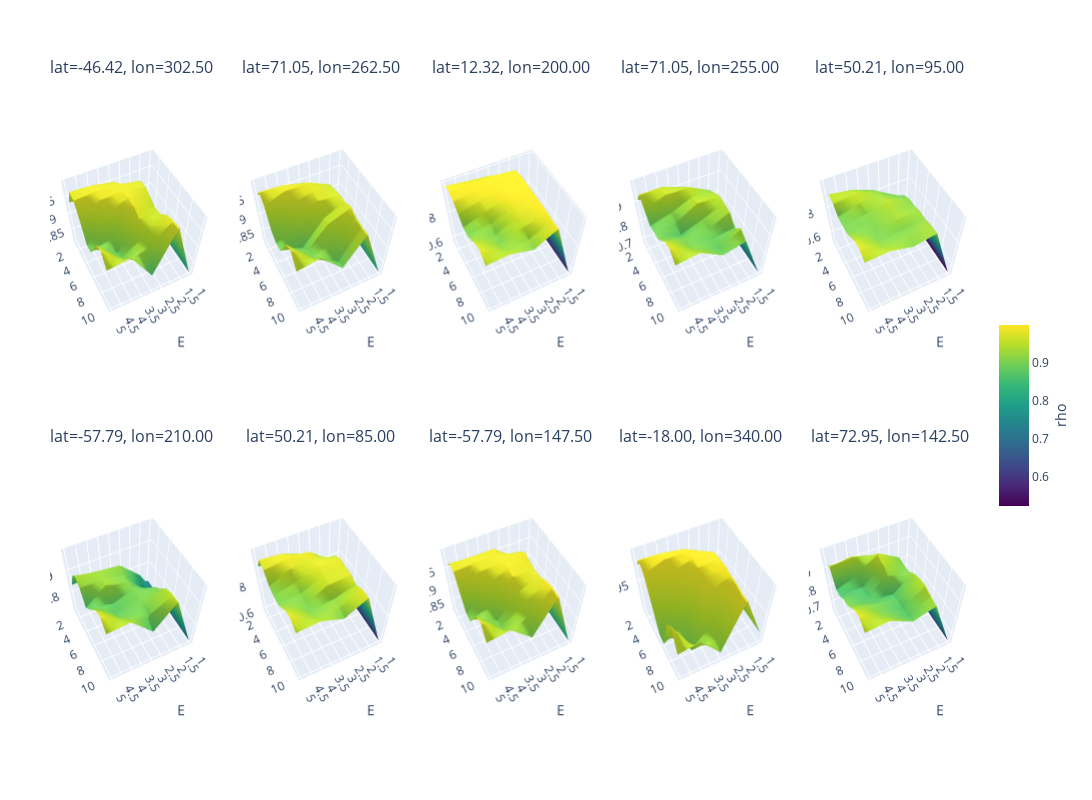

Notebook source saved alongside this figure:
### Code cell
import xarray as xr
import pandas as pd
import numpy as np
import random

import plotly.graph_objects as go
from plotly.subplots import make_subplots

from pyEDM import EmbedDimension


nlat = ds_sat.sizes["lat"]
nlon = ds_sat.sizes["lon"]
ages = ds_sat["age"].values  # keep track of the ages

# ---------------------------------------------------------------------
# 2. Randomly select 10 (lat, lon) grid points
# ---------------------------------------------------------------------
all_pairs = [(ilat, ilon) for ilat in range(nlat) for ilon in range(nlon)]
random_pairs = random.sample(all_pairs, 10)  # pick 10 unique (ilat, ilon)

results_list = []  # will be a list of (ilat, ilon, E_axis, Tau_axis, RhoMatrix)

for idx, (ilat, ilon) in enumerate(random_pairs):
    # Extract local sat time series
    sat_ts = ds_sat["sat"].isel(lat=ilat, lon=ilon).values

    df_tmp = pd.DataFrame({
        "Time": ages*-1,
        "pre": df_pre["pre"],  # predictor
        "sat": sat_ts          # target to predict
    })

    # We'll store a 2D array of shape (5,10) for E=1..5, tau=1..10
    RhoMatrix = np.zeros((5, 10))

    # For each tau in 1..10, call EmbedDimension once with maxE=5 and Tp=tau
    for tau in range(1, 11):
        edm_out = EmbedDimension(
            dataFrame=df_tmp,
            columns="sat",
            target="pre",
            maxE=5,          # We'll evaluate E=1..5
            tau=tau,
            Tp=0,
            lib="1 120",     # Entire time series, adapt if needed
            pred="1 120",
            showPlot=False,  # We'll handle plotting ourselves
        )

        for e_row in edm_out.itertuples():
            e_val = e_row.E     # 1..5
            rho_val = e_row.rho
            RhoMatrix[int(e_val - 1), int(tau - 1)] = rho_val

    # Axis values for plotting
    E_axis = np.arange(1, 6)     # E = 1..5
    Tau_axis = np.arange(1, 11)  # tau = 1..10

    # Save the result for this grid point
    results_list.append((ilat, ilon, E_axis, Tau_axis, RhoMatrix))

# ---------------------------------------------------------------------
# Compute global min and max for all RhoMatrix values
# ---------------------------------------------------------------------
global_min = min(np.min(RhoMatrix) for _, _, _, _, RhoMatrix in results_list)
global_max = max(np.max(RhoMatrix) for _, _, _, _, RhoMatrix in results_list)

# ---------------------------------------------------------------------
# 4. Make a 3D surface plot for each of the 10 results using Plotly subplots
# ---------------------------------------------------------------------

# Create subplot titles using true latitude and longitude values
subplot_titles = [
    f"lat={ds_sat['lat'].values[r[0]]:.2f}, lon={ds_sat['lon'].values[r[1]]:.2f}"
    for r in results_list
]

# Create a 2x5 grid of 3D subplots with adjusted spacing
fig = make_subplots(
    rows=2, cols=5,
    specs=[[{"type": "surface"}]*5, [{"type": "surface"}]*5],
    subplot_titles=subplot_titles,
    horizontal_spacing=0.03,  # reduce horizontal spacing
    vertical_spacing=0.1      # reduce vertical spacing
)

# Add each surface plot trace to its respective subplot
for i, (ilat, ilon, E_axis, Tau_axis, RhoMatrix) in enumerate(results_list):
    E_grid, Tau_grid = np.meshgrid(E_axis, Tau_axis, indexing='ij')
    row = (i // 5) + 1
    col = (i % 5) + 1

    # For a common colorbar, all surfaces use the same color range.
    # We enable the colorbar (showscale=True) only for the first trace.
    surf = go.Surface(
        x=E_grid,       # E dimension
        y=Tau_grid,     # tau dimension
        z=RhoMatrix,    # rho values
        colorscale="Viridis",
        cmin=global_min,
        cmax=global_max,
        showscale=True if i == 0 else False,
        # Customize the colorbar for the first subplot
        colorbar=dict(
            title="rho",
            titleside="right",
            x=1.02,  
            # adjust the shrink ratio to make the colorbar shorter
            len=0.3
        ) if i == 0 else None
    )

    fig.add_trace(surf, row=row, col=col)

# Update overall layout with adjusted margins for better label visibility
fig.update_layout(
    height=800,
    width=1400,
    margin=dict(l=50, r=50, t=80, b=50),
)

# ---------------------------------------------------------------------
# 3. Adjust the viewing angle (camera) for each subplot
# ---------------------------------------------------------------------
# Loop over each subplot scene and set the camera view.
# Note: The first scene is named 'scene', and subsequent ones as 'scene2', 'scene3', etc.
for i in range(1, len(results_list)+1):
    scene_id = f'scene{i}' if i > 1 else 'scene'
    fig.layout[scene_id].update(
        xaxis_title="E",
        yaxis_title="tau",
        zaxis_title="rho",
        camera=dict(
            eye=dict(x=1, y=2, z=3)  
        )
    )

fig.show()

### Figure 1 — Plotly figure (JSON) as saved in the notebook; plotly's stock layout.template omitted (floating-point values rounded to 4 significant figures)
{"data": [{"cmax": 0.9989, "cmin": 0.526, "colorbar": {"len": 0.3, "title": {"side": "right", "text": "rho"}, "x": 1.02}, "colorscale": [[0, "#440154"], [0.1111, "#482878"], [0.2222, "#3e4989"], [0.3333, "#31688e"], [0.4444, "#26828e"], [0.5556, "#1f9e89"], [0.6667, "#35b779"], [0.7778, "#6ece58"], [0.8889, "#b5de2b"], [1, "#fde725"]], "scene": "scene", "showscale": true, "type": "surface", "x": [[1, 1, 1, 1, 1, 1, 1, 1, 1, 1], [2, 2, 2, 2, 2, 2, 2, 2, 2, 2], [3, 3, 3, 3, 3, 3, 3, 3, 3, 3], [4, 4, 4, 4, 4, 4, 4, 4, 4, 4], [5, 5, 5, 5, 5, 5, 5, 5, 5, 5]], "y": [[1, 2, 3, 4, 5, 6, 7, 8, 9, 10], [1, 2, 3, 4, 5, 6, 7, 8, 9, 10], [1, 2, 3, 4, 5, 6, 7, 8, 9, 10], [1, 2, 3, 4, 5, 6, 7, 8, 9, 10], [1, 2, 3, 4, 5, 6, 7, 8, 9, 10]], "z": [[0.8123, 0.8123, 0.8123, 0.8123, 0.8123, 0.8123, 0.8123, 0.8123, 0.8123, 0.8123], [0.8357, 0.9258, 0.9695, 0.9715, 0.963, 0.9536, 0.9566, 0.9757, 0.9821, 0.9855], [0.8817, 0.9688, 0.98, 0.9834, 0.985, 0.9813, 0.9669, 0.9437, 0.9258, 0.8652], [0.9259, 0.9799, 0.9842, 0.9798, 0.9561, 0.9153, 0.8911, 0.8948, 0.9233, 0.9552], [0.9362, 0.9833, 0.9786, 0.9424, 0.8953, 0.8965, 0.9333, 0.9703, 0.9785, 0.9481]]}, {"cmax": 0.9989, "cmin": 0.526, "colorscale": [[0, "#440154"], [0.1111, "#482878"], [0.2222, "#3e4989"], [0.3333, "#31688e"], [0.4444, "#26828e"], [0.5556, "#1f9e89"], [0.6667, "#35b779"], [0.7778, "#6ece58"], [0.8889, "#b5de2b"], [1, "#fde725"]], "scene": "scene2", "showscale": false, "type": "surface", "x": [[1, 1, 1, 1, 1, 1, 1, 1, 1, 1], [2, 2, 2, 2, 2, 2, 2, 2, 2, 2], [3, 3, 3, 3, 3, 3, 3, 3, 3, 3], [4, 4, 4, 4, 4, 4, 4, 4, 4, 4], [5, 5, 5, 5, 5, 5, 5, 5, 5, 5]], "y": [[1, 2, 3, 4, 5, 6, 7, 8, 9, 10], [1, 2, 3, 4, 5, 6, 7, 8, 9, 10], [1, 2, 3, 4, 5, 6, 7, 8, 9, 10], [1, 2, 3, 4, 5, 6, 7, 8, 9, 10], [1, 2, 3, 4, 5, 6, 7, 8, 9, 10]], "z": [[0.817, 0.817, 0.817, 0.817, 0.817, 0.817, 0.817, 0.817, 0.817, 0.817], [0.8725, 0.9355, 0.9574, 0.9621, 0.9655, 0.9663, 0.9738, 0.9663, 0.9637, 0.9644], [0.9291, 0.9644, 0.9816, 0.9785, 0.9718, 0.9442, 0.9508, 0.9203, 0.8853, 0.8925], [0.9425, 0.9764, 0.9823, 0.9623, 0.9344, 0.884, 0.9001, 0.9039, 0.9241, 0.9534], [0.9553, 0.98, 0.9607, 0.9153, 0.9006, 0.9029, 0.9331, 0.9695, 0.9797, 0.9436]]}, {"cmax": 0.9989, "cmin": 0.526, "colorscale": [[0, "#440154"], [0.1111, "#482878"], [0.2222, "#3e4989"], [0.3333, "#31688e"], [0.4444, "#26828e"], [0.5556, "#1f9e89"], [0.6667, "#35b779"], [0.7778, "#6ece58"], [0.8889, "#b5de2b"], [1, "#fde725"]], "scene": "scene3", "showscale": false, "type": "surface", "x": [[1, 1, 1, 1, 1, 1, 1, 1, 1, 1], [2, 2, 2, 2, 2, 2, 2, 2, 2, 2], [3, 3, 3, 3, 3, 3, 3, 3, 3, 3], [4, 4, 4, 4, 4, 4, 4, 4, 4, 4], [5, 5, 5, 5, 5, 5, 5, 5, 5, 5]], "y": [[1, 2, 3, 4, 5, 6, 7, 8, 9, 10], [1, 2, 3, 4, 5, 6, 7, 8, 9, 10], [1, 2, 3, 4, 5, 6, 7, 8, 9, 10], [1, 2, 3, 4, 5, 6, 7, 8, 9, 10], [1, 2, 3, 4, 5, 6, 7, 8, 9, 10]], "z": [[0.578, 0.578, 0.578, 0.578, 0.578, 0.578, 0.578, 0.578, 0.578, 0.578], [0.8615, 0.9843, 0.9966, 0.9978, 0.9977, 0.997, 0.9972, 0.9956, 0.9903, 0.9912], [0.9552, 0.9979, 0.9989, 0.9971, 0.993, 0.9816, 0.9698, 0.9539, 0.9227, 0.9134], [0.9689, 0.9987, 0.9949, 0.9823, 0.9594, 0.9267, 0.9038, 0.9054, 0.9242, 0.9525], [0.987, 0.9971, 0.9812, 0.9464, 0.9061, 0.9036, 0.934, 0.9697, 0.9803, 0.9446]]}, {"cmax": 0.9989, "cmin": 0.526, "colorscale": [[0, "#440154"], [0.1111, "#482878"], [0.2222, "#3e4989"], [0.3333, "#31688e"], [0.4444, "#26828e"], [0.5556, "#1f9e89"], [0.6667, "#35b779"], [0.7778, "#6ece58"], [0.8889, "#b5de2b"], [1, "#fde725"]], "scene": "scene4", "showscale": false, "type": "surface", "x": [[1, 1, 1, 1, 1, 1, 1, 1, 1, 1], [2, 2, 2, 2, 2, 2, 2, 2, 2, 2], [3, 3, 3, 3, 3, 3, 3, 3, 3, 3], [4, 4, 4, 4, 4, 4, 4, 4, 4, 4], [5, 5, 5, 5, 5, 5, 5, 5, 5, 5]], "y": [[1, 2, 3, 4, 5, 6, 7, 8, 9, 10], [1, 2, 3, 4, 5, 6, 7, 8, 9, 10], [1, 2, 3, 4, 5, 6, 7, 8, 9, 10], [1, 2, 3, 4, 5, 6, 7, 8, 9, 10], [1, 2, 3, 4, 5, 6, 7, 8, 9, 10]], "z": [[0.691, 0.691, 0.691, 0.691, 0.691, 0.691, 0.691, 0.691, 0.691, 0.691], [0.8018, 0.851, 0.9107, 0.9299, 0.9469, 0.9443, 0.9396, 0.899, 0.9386, 0.9154], [0.856, 0.9299, 0.9592, 0.9435, 0.9525, 0.9137, 0.8992, 0.8883, 0.8832, 0.8933], [0.8781, 0.9629, 0.9595, 0.915, 0.8974, 0.8732, 0.8992, 0.9036, 0.9241, 0.9542], [0.909, 0.9646, 0.9268, 0.8871, 0.8975, 0.9023, 0.9332, 0.9696, 0.9796, 0.9446]]}, {"cmax": 0.9989, "cmin": 0.526, "colorscale": [[0, "#440154"], [0.1111, "#482878"], [0.2222, "#3e4989"], [0.3333, "#31688e"], [0.4444, "#26828e"], [0.5556, "#1f9e89"], [0.6667, "#35b779"], [0.7778, "#6ece58"], [0.8889, "#b5de2b"], [1, "#fde725"]], "scene": "scene5", "showscale": false, "type": "surface", "x": [[1, 1, 1, 1, 1, 1, 1, 1, 1, 1], [2, 2, 2, 2, 2, 2, 2, 2, 2, 2], [3, 3, 3, 3, 3, 3, 3, 3, 3, 3], [4, 4, 4, 4, 4, 4, 4, 4, 4, 4], [5, 5, 5, 5, 5, 5, 5, 5, 5, 5]], "y": [[1, 2, 3, 4, 5, 6, 7, 8, 9, 10], [1, 2, 3, 4, 5, 6, 7, 8, 9, 10], [1, 2, 3, 4, 5, 6, 7, 8, 9, 10], [1, 2, 3, 4, 5, 6, 7, 8, 9, 10], [1, 2, 3, 4, 5, 6, 7, 8, 9, 10]], "z": [[0.526, 0.526, 0.526, 0.526, 0.526, 0.526, 0.526, 0.526, 0.526, 0.526], [0.7166, 0.7805, 0.829, 0.8839, 0.9098, 0.9117, 0.9259, 0.9238, 0.9361, 0.9375], [0.8124, 0.8787, 0.9191, 0.9297, 0.9469, 0.9374, 0.9323, 0.9052, 0.9157, 0.9113], [0.8572, 0.9341, 0.9597, 0.945, 0.9126, 0.9069, 0.9027, 0.9055, 0.9239, 0.953], [0.9052, 0.9572, 0.9444, 0.9008, 0.8999, 0.9037, 0.9334, 0.9696, 0.9799, 0.9458]]}, {"cmax": 0.9989, "cmin": 0.526, "colorscale": [[0, "#440154"], [0.1111, "#482878"], [0.2222, "#3e4989"], [0.3333, "#31688e"], [0.4444, "#26828e"], [0.5556, "#1f9e89"], [0.6667, "#35b779"], [0.7778, "#6ece58"], [0.8889, "#b5de2b"], [1, "#fde725"]], "scene": "scene6", "showscale": false, "type": "surface", "x": [[1, 1, 1, 1, 1, 1, 1, 1, 1, 1], [2, 2, 2, 2, 2, 2, 2, 2, 2, 2], [3, 3, 3, 3, 3, 3, 3, 3, 3, 3], [4, 4, 4, 4, 4, 4, 4, 4, 4, 4], [5, 5, 5, 5, 5, 5, 5, 5, 5, 5]], "y": [[1, 2, 3, 4, 5, 6, 7, 8, 9, 10], [1, 2, 3, 4, 5, 6, 7, 8, 9, 10], [1, 2, 3, 4, 5, 6, 7, 8, 9, 10], [1, 2, 3, 4, 5, 6, 7, 8, 9, 10], [1, 2, 3, 4, 5, 6, 7, 8, 9, 10]], "z": [[0.7103, 0.7103, 0.7103, 0.7103, 0.7103, 0.7103, 0.7103, 0.7103, 0.7103, 0.7103], [0.7472, 0.7936, 0.8416, 0.7941, 0.8303, 0.8824, 0.9083, 0.9425, 0.9527, 0.9544], [0.7581, 0.867, 0.9189, 0.9074, 0.9078, 0.9052, 0.9023, 0.9007, 0.8919, 0.8595], [0.841, 0.8923, 0.9286, 0.928, 0.9319, 0.8816, 0.8776, 0.8936, 0.9242, 0.9513], [0.8376, 0.9116, 0.9401, 0.9195, 0.8686, 0.8972, 0.9337, 0.9688, 0.9796, 0.9452]]}, {"cmax": 0.9989, "cmin": 0.526, "colorscale": [[0, "#440154"], [0.1111, "#482878"], [0.2222, "#3e4989"], [0.3333, "#31688e"], [0.4444, "#26828e"], [0.5556, "#1f9e89"], [0.6667, "#35b779"], [0.7778, "#6ece58"], [0.8889, "#b5de2b"], [1, "#fde725"]], "scene": "scene7", "showscale": false, "type": "surface", "x": [[1, 1, 1, 1, 1, 1, 1, 1, 1, 1], [2, 2, 2, 2, 2, 2, 2, 2, 2, 2], [3, 3, 3, 3, 3, 3, 3, 3, 3, 3], [4, 4, 4, 4, 4, 4, 4, 4, 4, 4], [5, 5, 5, 5, 5, 5, 5, 5, 5, 5]], "y": [[1, 2, 3, 4, 5, 6, 7, 8, 9, 10], [1, 2, 3, 4, 5, 6, 7, 8, 9, 10], [1, 2, 3, 4, 5, 6, 7, 8, 9, 10], [1, 2, 3, 4, 5, 6, 7, 8, 9, 10], [1, 2, 3, 4, 5, 6, 7, 8, 9, 10]], "z": [[0.6003, 0.6003, 0.6003, 0.6003, 0.6003, 0.6003, 0.6003, 0.6003, 0.6003, 0.6003], [0.7892, 0.8093, 0.89, 0.9527, 0.9773, 0.9719, 0.9717, 0.9533, 0.9781, 0.9755], [0.8403, 0.9297, 0.9819, 0.9753, 0.9801, 0.9707, 0.9624, 0.9196, 0.9263, 0.9056], [0.8789, 0.9755, 0.9873, 0.9726, 0.9392, 0.9138, 0.9035, 0.9051, 0.9238, 0.9537], [0.9046, 0.9852, 0.9662, 0.9192, 0.9035, 0.9036, 0.9334, 0.9696, 0.9799, 0.9451]]}, {"cmax": 0.9989, "cmin": 0.526, "colorscale": [[0, "#440154"], [0.1111, "#482878"], [0.2222, "#3e4989"], [0.3333, "#31688e"], [0.4444, "#26828e"], [0.5556, "#1f9e89"], [0.6667, "#35b779"], [0.7778, "#6ece58"], [0.8889, "#b5de2b"], [1, "#fde725"]], "scene": "scene8", "showscale": false, "type": "surface", "x": [[1, 1, 1, 1, 1, 1, 1, 1, 1, 1], [2, 2, 2, 2, 2, 2, 2, 2, 2, 2], [3, 3, 3, 3, 3, 3, 3, 3, 3, 3], [4, 4, 4, 4, 4, 4, 4, 4, 4, 4], [5, 5, 5, 5, 5, 5, 5, 5, 5, 5]], "y": [[1, 2, 3, 4, 5, 6, 7, 8, 9, 10], [1, 2, 3, 4, 5, 6, 7, 8, 9, 10], [1, 2, 3, 4, 5, 6, 7, 8, 9, 10], [1, 2, 3, 4, 5, 6, 7, 8, 9, 10], [1, 2, 3, 4, 5, 6, 7, 8, 9, 10]], "z": [[0.8203, 0.8203, 0.8203, 0.8203, 0.8203, 0.8203, 0.8203, 0.8203, 0.8203, 0.8203], [0.8953, 0.936, 0.9711, 0.9872, 0.9812, 0.9773, 0.9797, 0.9892, 0.9934, 0.9922], [0.9198, 0.9807, 0.9807, 0.9837, 0.9868, 0.9836, 0.9632, 0.949, 0.9309, 0.8967], [0.9482, 0.9807, 0.9857, 0.9801, 0.9575, 0.9273, 0.9014, 0.9019, 0.924, 0.9521], [0.9593, 0.9831, 0.9795, 0.9418, 0.9033, 0.9022, 0.9358, 0.9692, 0.9795, 0.9442]]}, {"cmax": 0.9989, "cmin": 0.526, "colorscale": [[0, "#440154"], [0.1111, "#482878"], [0.2222, "#3e4989"], [0.3333, "#31688e"], [0.4444, "#26828e"], [0.5556, "#1f9e89"], [0.6667, "#35b779"], [0.7778, "#6ece58"], [0.8889, "#b5de2b"], [1, "#fde725"]], "scene": "scene9", "showscale": false, "type": "surface", "x": [[1, 1, 1, 1, 1, 1, 1, 1, 1, 1], [2, 2, 2, 2, 2, 2, 2, 2, 2, 2], [3, 3, 3, 3, 3, 3, 3, 3, 3, 3], [4, 4, 4, 4, 4, 4, 4, 4, 4, 4], [5, 5, 5, 5, 5, 5, 5, 5, 5, 5]], "y": [[1, 2, 3, 4, 5, 6, 7, 8, 9, 10], [1, 2, 3, 4, 5, 6, 7, 8, 9, 10], [1, 2, 3, 4, 5, 6, 7, 8, 9, 10], [1, 2, 3, 4, 5, 6, 7, 8, 9, 10], [1, 2, 3, 4, 5, 6, 7, 8, 9, 10]], "z": [[0.9188, 0.9188, 0.9188, 0.9188, 0.9188, 0.9188, 0.9188, 0.9188, 0.9188, 0.9188], [0.9431, 0.9729, 0.9819, 0.9896, 0.9908, 0.9913, 0.9895, 0.9894, 0.9866, 0.9866], [0.963, 0.9864, 0.9932, 0.9933, 0.9905, 0.9797, 0.9699, 0.942, 0.9283, 0.9139], [0.9748, 0.9912, 0.9934, 0.9807, 0.9557, 0.9229, 0.9056, 0.9041, 0.924, 0.9518], [0.9767, 0.9929, 0.9814, 0.9432, 0.9067, 0.9033, 0.9334, 0.9693, 0.9798, 0.9469]]}, {"cmax": 0.9989, "cmin": 0.526, "colorscale": [[0, "#440154"], [0.1111, "#482878"], [0.2222, "#3e4989"], [0.3333, "#31688e"], [0.4444, "#26828e"], [0.5556, "#1f9e89"], [0.6667, "#35b779"], [0.7778, "#6ece58"], [0.8889, "#b5de2b"], [1, "#fde725"]], "scene": "scene10", "showscale": false, "type": "surface", "x": [[1, 1, 1, 1, 1, 1, 1, 1, 1, 1], [2, 2, 2, 2, 2, 2, 2, 2, 2, 2], [3, 3, 3, 3, 3, 3, 3, 3, 3, 3], [4, 4, 4, 4, 4, 4, 4, 4, 4, 4], [5, 5, 5, 5, 5, 5, 5, 5, 5, 5]], "y": [[1, 2, 3, 4, 5, 6, 7, 8, 9, 10], [1, 2, 3, 4, 5, 6, 7, 8, 9, 10], [1, 2, 3, 4, 5, 6, 7, 8, 9, 10], [1, 2, 3, 4, 5, 6, 7, 8, 9, 10], [1, 2, 3, 4, 5, 6, 7, 8, 9, 10]], "z": [[0.6515, 0.6515, 0.6515, 0.6515, 0.6515, 0.6515, 0.6515, 0.6515, 0.6515, 0.6515], [0.7636, 0.8322, 0.9082, 0.9032, 0.9051, 0.9324, 0.9451, 0.9493, 0.936, 0.9262], [0.836, 0.9244, 0.9664, 0.9497, 0.9198, 0.8641, 0.8759, 0.8698, 0.8713, 0.8937], [0.8871, 0.9557, 0.8981, 0.8662, 0.8648, 0.8705, 0.903, 0.906, 0.924, 0.9528], [0.914, 0.9433, 0.8611, 0.8644, 0.8952, 0.9045, 0.9336, 0.9697, 0.9794, 0.9455]]}], "layout": {"annotations": [{"font": {"size": 16}, "showarrow": false, "text": "lat=-46.42, lon=302.50", "x": 0.088, "xanchor": "center", "xref": "paper", "y": 1, "yanchor": "bottom", "yref": "paper"}, {"font": {"size": 16}, "showarrow": false, "text": "lat=71.05, lon=262.50", "x": 0.294, "xanchor": "center", "xref": "paper", "y": 1, "yanchor": "bottom", "yref": "paper"}, {"font": {"size": 16}, "showarrow": false, "text": "lat=12.32, lon=200.00", "x": 0.5, "xanchor": "center", "xref": "paper", "y": 1, "yanchor": "bottom", "yref": "paper"}, {"font": {"size": 16}, "showarrow": false, "text": "lat=71.05, lon=255.00", "x": 0.706, "xanchor": "center", "xref": "paper", "y": 1, "yanchor": "bottom", "yref": "paper"}, {"font": {"size": 16}, "showarrow": false, "text": "lat=50.21, lon=95.00", "x": 0.912, "xanchor": "center", "xref": "paper", "y": 1, "yanchor": "bottom", "yref": "paper"}, {"font": {"size": 16}, "showarrow": false, "text": "lat=-57.79, lon=210.00", "x": 0.088, "xanchor": "center", "xref": "paper", "y": 0.45, "yanchor": "bottom", "yref": "paper"}, {"font": {"size": 16}, "showarrow": false, "text": "lat=50.21, lon=85.00", "x": 0.294, "xanchor": "center", "xref": "paper", "y": 0.45, "yanchor": "bottom", "yref": "paper"}, {"font": {"size": 16}, "showarrow": false, "text": "lat=-57.79, lon=147.50", "x": 0.5, "xanchor": "center", "xref": "paper", "y": 0.45, "yanchor": "bottom", "yref": "paper"}, {"font": {"size": 16}, "showarrow": false, "text": "lat=-18.00, lon=340.00", "x": 0.706, "xanchor": "center", "xref": "paper", "y": 0.45, "yanchor": "bottom", "yref": "paper"}, {"font": {"size": 16}, "showarrow": false, "text": "lat=72.95, lon=142.50", "x": 0.912, "xanchor": "center", "xref": "paper", "y": 0.45, "yanchor": "bottom", "yref": "paper"}], "height": 800, "margin": {"b": 50, "l": 50, "r": 50, "t": 80}, "scene": {"camera": {"eye": {"x": 1, "y": 2, "z": 3}}, "domain": {"x": [0, 0.176], "y": [0.55, 1]}, "xaxis": {"title": {"text": "E"}}, "yaxis": {"title": {"text": "tau"}}, "zaxis": {"title": {"text": "rho"}}}, "scene10": {"camera": {"eye": {"x": 1, "y": 2, "z": 3}}, "domain": {"x": [0.824, 1], "y": [0, 0.45]}, "xaxis": {"title": {"text": "E"}}, "yaxis": {"title": {"text": "tau"}}, "zaxis": {"title": {"text": "rho"}}}, "scene2": {"camera": {"eye": {"x": 1, "y": 2, "z": 3}}, "domain": {"x": [0.206, 0.382], "y": [0.55, 1]}, "xaxis": {"title": {"text": "E"}}, "yaxis": {"title": {"text": "tau"}}, "zaxis": {"title": {"text": "rho"}}}, "scene3": {"camera": {"eye": {"x": 1, "y": 2, "z": 3}}, "domain": {"x": [0.412, 0.588], "y": [0.55, 1]}, "xaxis": {"title": {"text": "E"}}, "yaxis": {"title": {"text": "tau"}}, "zaxis": {"title": {"text": "rho"}}}, "scene4": {"camera": {"eye": {"x": 1, "y": 2, "z": 3}}, "domain": {"x": [0.618, 0.794], "y": [0.55, 1]}, "xaxis": {"title": {"text": "E"}}, "yaxis": {"title": {"text": "tau"}}, "zaxis": {"title": {"text": "rho"}}}, "scene5": {"camera": {"eye": {"x": 1, "y": 2, "z": 3}}, "domain": {"x": [0.824, 1], "y": [0.55, 1]}, "xaxis": {"title": {"text": "E"}}, "yaxis": {"title": {"text": "tau"}}, "zaxis": {"title": {"text": "rho"}}}, "scene6": {"camera": {"eye": {"x": 1, "y": 2, "z": 3}}, "domain": {"x": [0, 0.176], "y": [0, 0.45]}, "xaxis": {"title": {"text": "E"}}, "yaxis": {"title": {"text": "tau"}}, "zaxis": {"title": {"text": "rho"}}}, "scene7": {"camera": {"eye": {"x": 1, "y": 2, "z": 3}}, "domain": {"x": [0.206, 0.382], "y": [0, 0.45]}, "xaxis": {"title": {"text": "E"}}, "yaxis": {"title": {"text": "tau"}}, "zaxis": {"title": {"text": "rho"}}}, "scene8": {"camera": {"eye": {"x": 1, "y": 2, "z": 3}}, "domain": {"x": [0.412, 0.588], "y": [0, 0.45]}, "xaxis": {"title": {"text": "E"}}, "yaxis": {"title": {"text": "tau"}}, "zaxis": {"title": {"text": "rho"}}}, "scene9": {"camera": {"eye": {"x": 1, "y": 2, "z": 3}}, "domain": {"x": [0.618, 0.794], "y": [0, 0.45]}, "xaxis": {"title": {"text": "E"}}, "yaxis": {"title": {"text": "tau"}}, "zaxis": {"title": {"text": "rho"}}}, "width": 1400}}
